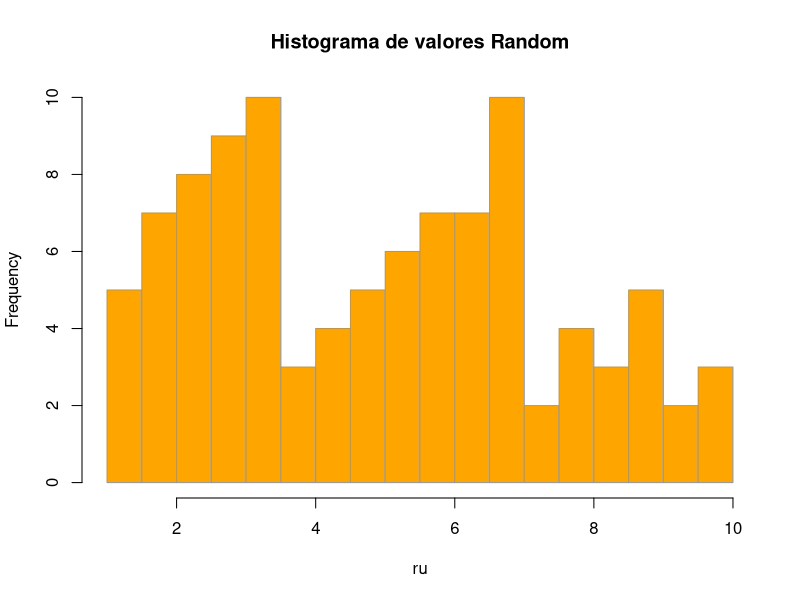

This chart was generated by the following R code:
## ---- chunk 1
# La asignación en R son válidos 2 métodos '<-' o '='
x <- 7 # Definir variable (escalar) x que sea igual a 7
x # Mostrar que es x

y <- 3 + 2 * x # Crear y como funcion de x 
y
class(y)
## ---- chunk 2
ru <- runif(n = 100, min = 1, max = 10)
ru
## ---- chunk 3
hist(ru, breaks = 20, col = "orange", border = "gray60", 
     main = "Histograma de valores Random")
## ---- chunk 4
sample.int(n = 6, size = 10, replace = T)

## ---- chunk 5
ch <- "Chile" # Definir variable (objeto) ch que sea la palabra "Chile"
sn <- "Santiago"
ch # Mostrar ch
sn
## ---- chunk 6
ch <- "Chile" # Definir variable (objeto) ch que sea la palabra "Chile"
sn <- "Santiago"
union <- paste(sn,ch, sep = ", ")
union

## ---- chunk 7
union <- paste("Provincia de ", sn,ch, sep = ", ")
union

union0 <- paste0("Provincia de ", sn, ", ", ch)
union0
## ---- chunk 8
av <- "Av. Apoquindo"
comuna <- "comuna de Las Condes"
calle <- paste(av, comuna, union0, sep = ", ")
calle
# reemplazar Av. por Avenida
calle_new <- gsub(pattern = "Av.", replacement = "Avenida", x = calle)
calle_new
## ---- chunk 9
vec <-  c(4, 3, 1, 5, 8, 16)
vec
class(vec)
str(vec)
## ---- chunk 10
# EL primer índice en R es 1 (en otros lenguajes de programación es 0)
vec[3]

## ---- chunk 11
vec[vec >= 4]
## ---- chunk 12
vec[vec %in% c(3, 8, 7, 29)]
## ---- chunk 13
vec[!vec <= 3]
## ---- chunk 14
vec2  <-  c(7, 10, 1)
vec + vec2
## ---- chunk 15
lista <-  list(1, 2, 3, "cosa", x, y)
lista
str(lista)
## ---- chunk 16
#Tambien se puede seleccionar parte de una lista, usando el doble corchete:
lista[[3]]

## ---- chunk 17
n <- matrix(c(1.3, 2.8, 3.5, 6.4, 5.3, 6.2, 7, 4.5, 2.4, 6.3, 5.6, 5.3, 6.6, 7, 4.3),
  nrow = 5, ncol = 3, byrow = TRUE)
n
## ---- chunk 18
n[1,2]
## ---- chunk 19
n[,3]
## ---- chunk 20
df<- as.data.frame(n)
df
## ---- chunk 21
names(df)<- c("control_1","control_2","examen")
df
## ---- chunk 22
df$alumno <- c("Sofia","Tomas","Luciano","Julian","Gabriela")
df
## ---- chunk 23
df$promedio_final <-  0.3*df$control_1 + 0.3*df$control_2 + 0.4*df$examen
df
